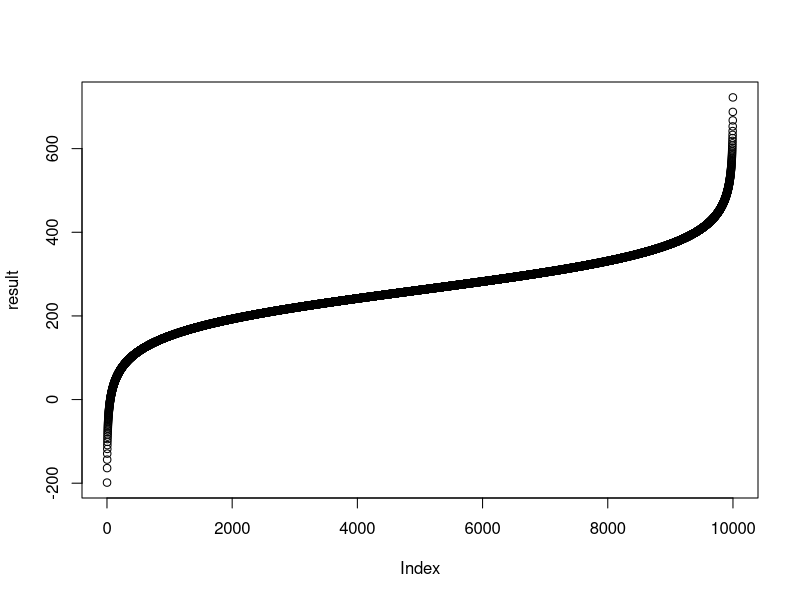

R code for this plot:
n = 10; x = 5;
p = .501

bin_like <- function(n,x, p)
{
	(factorial(n) / (factorial(n - x) * factorial(x))) + n*x*log(p) + n -n*x*log(1-p)

}
result = numeric(10000)
i = .001
result[1:10000] = bin_like(n,x, seq(from=.0001, to = 1, by=.0001))
plot(result)


B = 15000

result = numeric(B)

MLE = .0333

n = 3839
Ran_value = n1 = n2 = n3 = n4 = numeric(1)

for (i in 1:B)
{
	Ran_value = sample(n,1)
	n1 = Ran_value*.25*(2+MLE)
	n2 = Ran_value*.25*(1-MLE)
	n3 = n2
	n4 = Ran_value * .25 * MLE
	result[i] = (.25 * n1 + n2 -n3 + n4)/ 3.25*n1 - 2 
}







#problem 58 d-e

B = 15000

result = numeric(B)

MLE = .767

n = 190
Ran_value = n1 = n2 = n3 = n4 = numeric(1)

for (i in 1:B)
{
	Ran_value = sample(n,1)
	n1 = (Ran_value*(1-MLE)* (1-MLE))/n
	n2 = (Ran_value*2*MLE*(1-MLE))/ n
	n3 = (Ran_value * MLE*MLE)/n
 
	result[i] = (n2 +2*n3)/ -1 * n1  + 1
}

sd(result)
low_ci = quantile(result,.025); low_ci
high_ci = quantile(result,.975); high_ci

